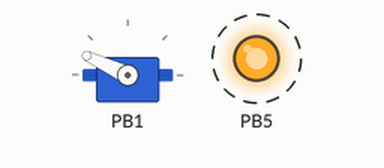
A program run on a simulated ATmega328P, built with avr-gcc and emulated at 16 MHz. Shown: servo, output pins drawn as LEDs (lit = HIGH). Dashed ring = blinking. Servo pulses on a pin are drawn as a servo (544–2400 µs = 0–180°); pins used as bus, display or sensor lines are not drawn.

Above: at 0.05 s.
Timing chart, 0 to 3.0 s (numbered marks = the images above):
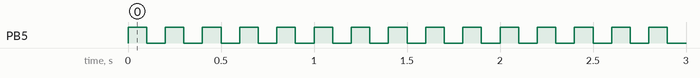

The program:

main.c
```c
/*
 * PwmTest.c
 *
 * Created: 12/23/2020 11:36:15 AM
 * Author : Jorge Miranda
 */
#define F_CPU 16000000UL

#include <avr/io.h>
#include <util/delay.h>

void init_pwm_timer1();
void set_servo_angle(float angle);

int main(void)
{
    DDRB|= 1 << PIND5;
	init_pwm_timer1();
	set_servo_angle(180);
    while (1)
    {
		PINB |= 1<< PIND5;
		_delay_ms(100);
    }
}


void init_pwm_timer1(){
	TCCR1A |= (1 << COM1A1) | (1 << WGM11);
	TCCR1B |= (1 << WGM13) | (1<<  WGM12) | (1 << CS11) | (1 <<  CS10);
	DDRB |=  1 << PIND1;
	ICR1 = 4999;
}

#define TIME_ON_000_DEG 388U	//time on in us for 0 degree position of servo
#define TIME_ON_180_DEG 2140U	//time on in us for 180 degree position of servo
void set_servo_angle(float angle){
	if(angle < 0){
		angle = 0.0;
	}else if(angle > 180){
		angle = 180.0;
	}
	float time_on = (((TIME_ON_180_DEG - TIME_ON_000_DEG)*angle)/180.0 + TIME_ON_000_DEG);
	OCR1A = (unsigned int)(time_on/4);		//Find register value considering 4us base time after pre scaler
}
```

Measured:
- by itself, PB5: alternates HIGH for 0.10 s and LOW for 0.10 s
